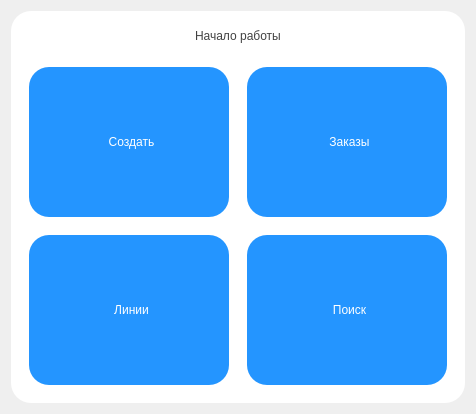
               <widget class="QWidget" name="startPage">
                <layout class="QVBoxLayout" name="verticalLayout_41">
                 <item alignment="Qt::AlignVCenter">
                  <widget class="QFrame" name="frame_20">
                   <property name="sizePolicy">
                    <sizepolicy hsizetype="Expanding" vsizetype="Preferred">
                     <horstretch>0</horstretch>
                     <verstretch>0</verstretch>
                    </sizepolicy>
                   </property>
                   <property name="styleSheet">
                    <string notr="true">

QPushButton {
	font: 18pt &quot;Segoe UI&quot;;
	background-position:center;
    background-repeat: no-repeat;
	border: none;
	border-radius: 20px;
	color: rgb(255, 255, 255);
	background-color: rgb(36, 149, 255);
	text-align: center;
	padding-left: 5px;
}

QPushButton:hover {
	background-color: rgb(66, 66, 66);
}
QPushButton:pressed {
	background-color: rgb(245, 246, 250);
	color: rgb(0, 0, 0);
}

QFrame {
	background-color: rgb(255, 255, 255);
	border: none;
	border-radius: 20px;	


}
</string>
                   </property>
                   <property name="frameShape">
                    <enum>QFrame::StyledPanel</enum>
                   </property>
                   <property name="frameShadow">
                    <enum>QFrame::Raised</enum>
                   </property>
                   <layout class="QVBoxLayout" name="verticalLayout_48">
                    <item>
                     <widget class="QFrame" name="frame_27">
                      <property name="styleSheet">
                       <string notr="true">color: rgb(66, 66, 66);
	font: 24pt &quot;Segoe UI&quot;;</string>
                      </property>
                      <property name="frameShape">
                       <enum>QFrame::StyledPanel</enum>
                      </property>
                      <property name="frameShadow">
                       <enum>QFrame::Raised</enum>
                      </property>
                      <layout class="QVBoxLayout" name="verticalLayout_47">
                       <item alignment="Qt::AlignHCenter">
                        <widget class="QLabel" name="label_8">
                         <property name="text">
                          <string>Начало работы</string>
                         </property>
                        </widget>
                       </item>
                      </layout>
                     </widget>
                    </item>
                    <item alignment="Qt::AlignHCenter">
                     <widget class="QFrame" name="frame_23">
                      <property name="frameShape">
                       <enum>QFrame::StyledPanel</enum>
                      </property>
                      <property name="frameShadow">
                       <enum>QFrame::Raised</enum>
                      </property>
                      <layout class="QVBoxLayout" name="verticalLayout_42">
                       <property name="spacing">
                        <number>0</number>
                       </property>
                       <property name="leftMargin">
                        <number>0</number>
                       </property>
                       <property name="topMargin">
                        <number>0</number>
                       </property>
                       <property name="rightMargin">
                        <number>0</number>
                       </property>
                       <property name="bottomMargin">
                        <number>0</number>
                       </property>
                       <item alignment="Qt::AlignLeft">
                        <widget class="QFrame" name="frame_21">
                         <property name="sizePolicy">
                          <sizepolicy hsizetype="Minimum" vsizetype="Preferred">
                           <horstretch>0</horstretch>
                           <verstretch>0</verstretch>
                          </sizepolicy>
                         </property>
                         <property name="frameShape">
                          <enum>QFrame::StyledPanel</enum>
                         </property>
                         <property name="frameShadow">
                          <enum>QFrame::Raised</enum>
                         </property>
                         <layout class="QHBoxLayout" name="horizontalLayout_19">
                          <property name="spacing">
                           <number>18</number>
                          </property>
                          <item>
                           <widget class="QPushButton" name="startCreateButton">
                            <property name="minimumSize">
                             <size>
                              <width>200</width>
                              <height>150</height>
                             </size>
                            </property>
                            <property name="maximumSize">
                             <size>
                              <width>200</width>
                              <height>150</height>
                             </size>
                            </property>
                            <property name="text">
                             <string>Создать</string>
                            </property>
                            <property name="icon">
                             <iconset resource="resources.qrc">
                              <normaloff>:/icons/images/icons/icons8-галочка-подтвержденного-аккаунта-инстаграм-50.png</normaloff>:/icons/images/icons/icons8-галочка-подтвержденного-аккаунта-инстаграм-50.png</iconset>
                            </property>
                            <property name="iconSize">
                             <size>
                              <width>50</width>
                              <height>50</height>
                             </size>
                            </property>
                           </widget>
                          </item>
                          <item>
                           <widget class="QPushButton" name="startOrdersButton">
                            <property name="minimumSize">
                             <size>
                              <width>200</width>
                              <height>150</height>
                             </size>
                            </property>
                            <property name="maximumSize">
                             <size>
                              <width>200</width>
                              <height>150</height>
                             </size>
                            </property>
                            <property name="text">
                             <string>Заказы</string>
                            </property>
                            <property name="icon">
                             <iconset resource="resources.qrc">
                              <normaloff>:/icons/images/icons/icons8-список-дел-60.png</normaloff>:/icons/images/icons/icons8-список-дел-60.png</iconset>
                            </property>
                            <property name="iconSize">
                             <size>
                              <width>50</width>
                              <height>50</height>
                             </size>
                            </property>
                           </widget>
                          </item>
                         </layout>
                        </widget>
                       </item>
                       <item>
                        <widget class="QFrame" name="frame_22">
                         <property name="sizePolicy">
                          <sizepolicy hsizetype="Fixed" vsizetype="Preferred">
                           <horstretch>0</horstretch>
                           <verstretch>0</verstretch>
                          </sizepolicy>
                         </property>
                         <property name="frameShape">
                          <enum>QFrame::StyledPanel</enum>
                         </property>
                         <property name="frameShadow">
                          <enum>QFrame::Raised</enum>
                         </property>
                         <layout class="QHBoxLayout" name="horizontalLayout_21">
                          <property name="spacing">
                           <number>18</number>
                          </property>
                          <item>
                           <widget class="QPushButton" name="startLineButton">
                            <property name="minimumSize">
                             <size>
                              <width>200</width>
                              <height>150</height>
                             </size>
                            </property>
                            <property name="maximumSize">
                             <size>
                              <width>200</width>
                              <height>150</height>
                             </size>
                            </property>
                            <property name="text">
                             <string>Линии</string>
                            </property>
                            <property name="icon">
                             <iconset resource="resources.qrc">
                              <normaloff>:/icons/images/icons/icons8-производство-60.png</normaloff>:/icons/images/icons/icons8-производство-60.png</iconset>
                            </property>
                            <property name="iconSize">
                             <size>
                              <width>50</width>
                              <height>50</height>
                             </size>
                            </property>
                           </widget>
                          </item>
                          <item>
                           <widget class="QPushButton" name="startSearchButton">
                            <property name="minimumSize">
                             <size>
                              <width>200</width>
                              <height>150</height>
                             </size>
                            </property>
                            <property name="maximumSize">
                             <size>
                              <width>200</width>
                              <height>150</height>
                             </size>
                            </property>
                            <property name="text">
                             <string>Поиск</string>
                            </property>
                            <property name="icon">
                             <iconset resource="resources.qrc">
                              <normaloff>:/icons/images/icons/icons8-поиск-60.png</normaloff>:/icons/images/icons/icons8-поиск-60.png</iconset>
                            </property>
                            <property name="iconSize">
                             <size>
                              <width>50</width>
                              <height>50</height>
                             </size>
                            </property>
                           </widget>
                          </item>
                         </layout>
                        </widget>
                       </item>
                      </layout>
                     </widget>
                    </item>
                   </layout>
                  </widget>
                 </item>
                </layout>
               </widget>
